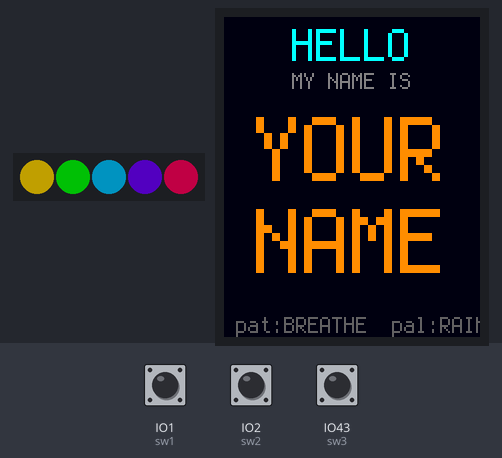
The program below on a simulated ESP32 board running CircuitPython. Parts: 5 RGB LEDs in strip order, left to right, 128×160 colour display. The inputs (shaded band) are chosen by the test bench; at power-on: IO43 (sw3) HIGH, IO1 (sw1) HIGH, IO2 (sw2) HIGH. Dim RGB values are drawn brighter than linear; random numbers come from a fixed seed; what the program prints to the serial console is not drawn.

Above: at 1.2 s.
1.3 s: IO43 (sw3) pulled LOW for 0.15 s
At 2.6 s:
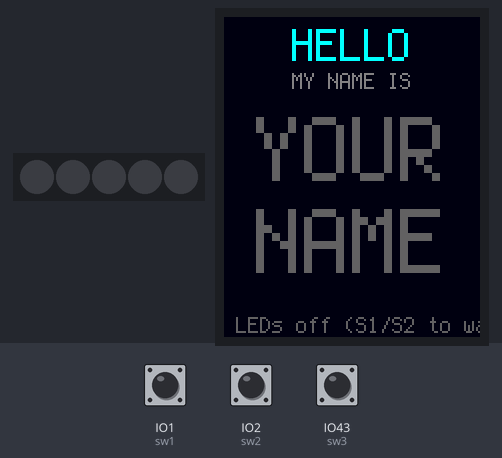
2.9 s: IO1 (sw1) pulled LOW for 0.15 s
At 3.19 s:
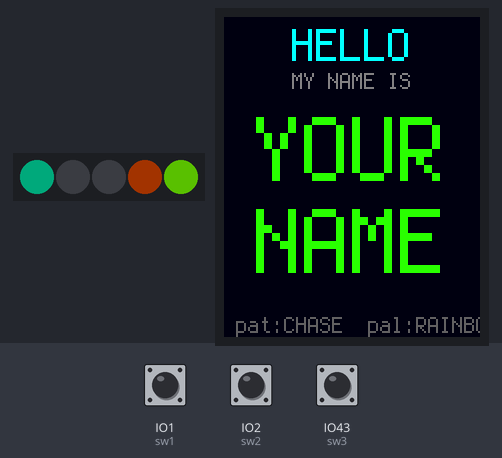
3.6 s: IO2 (sw2) pulled LOW for 0.15 s
At 4.07 s:
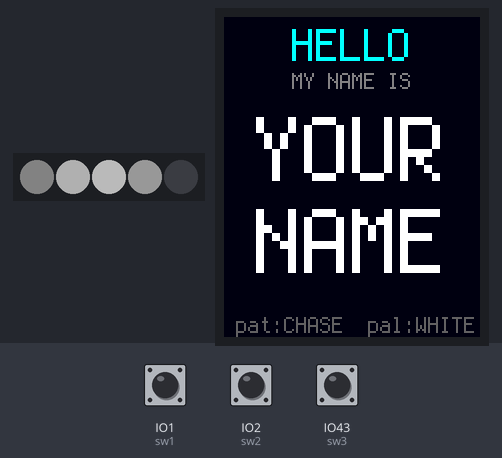
4.3 s: IO1 (sw1) pulled LOW for 1 s
At 4.87 s:
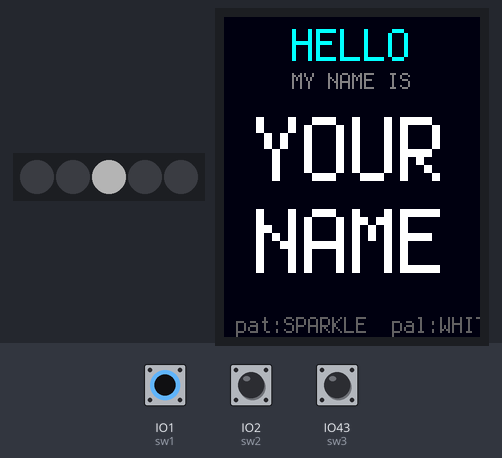
5.9 s: IO2 (sw2) pulled LOW for 1 s
At 6.41 s:
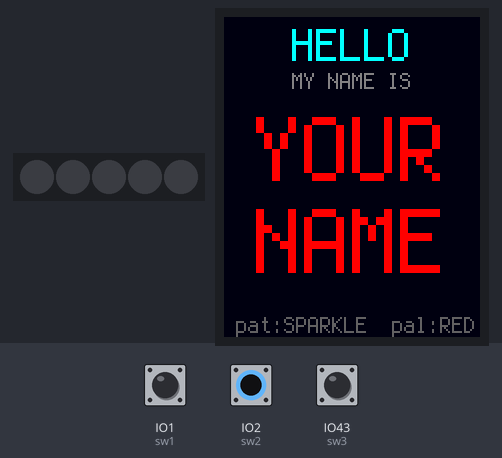
7.5 s: IO2 (sw2) pulled LOW for 0.15 s
At 7.89 s:
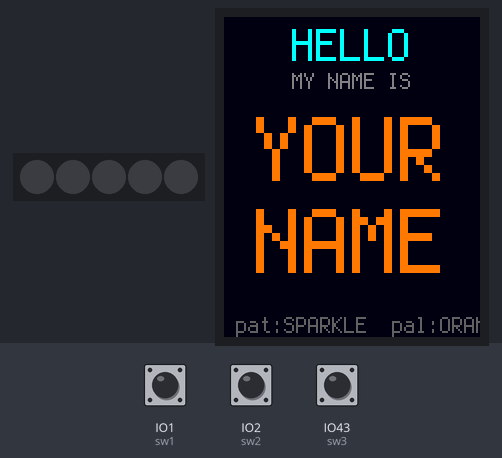
Timing chart, 0 to 9.2 s (numbered marks = the images above; inputs shaded):
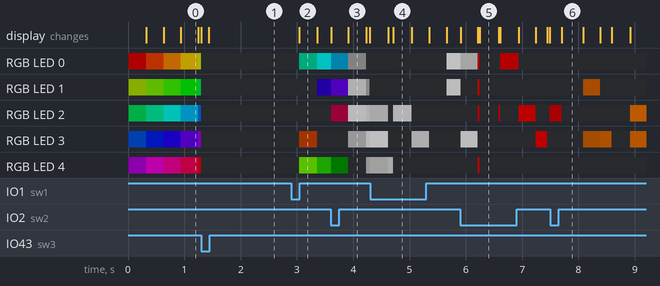

The program:

code.py
```python
"""
code_Nameplate.py -- Carolina Code Conference sample
=====================================================
Personalizable conference nameplate: big name on the display,
animated LED patterns on the 5 NeoPixels, palette color that also
recolors your on-screen name.

Edit the two lines below with your name, save the file, and
CircuitPython auto-reloads.

Controls
--------
  SW1 (IO1)   -- cycle LED pattern    (SOLID / BREATHE / CHASE / SPARKLE / WAVE)
  SW2 (IO2)   -- cycle color palette  (RAINBOW / WHITE / RED / ORANGE /
                                       YELLOW / GREEN / CYAN / BLUE /
                                       PURPLE / PINK)
  SW3 (IO43)  -- LEDs off             (SW1 or SW2 turns them back on)

Long names auto-scale down so they still fit the display.
"""
import os

# ==============================================================
#   >>>  YOUR NAME  <<<
#   Edit these two strings, save the file, and the display and
#   LEDs will update automatically. Uppercase looks best.
# ==============================================================


FIRST_NAME = os.getenv("FIRST_NAME", "YOUR")
LAST_NAME  = os.getenv("LAST_NAME", "NAME")
# ==============================================================


import time
import math
import random
import board
import busio
import digitalio
import displayio
import fourwire
import neopixel
import terminalio
import bitmaptools
import adafruit_st7735r
from adafruit_display_text import label


# ------------------------------------------------------------------
# Hardware setup
# ------------------------------------------------------------------
pixels = neopixel.NeoPixel(board.IO4, 5, brightness=0.35, auto_write=False)
pixels.fill((0, 0, 0)); pixels.show()

sw1 = digitalio.DigitalInOut(board.IO1);  sw1.switch_to_input(pull=digitalio.Pull.UP)
sw2 = digitalio.DigitalInOut(board.IO2);  sw2.switch_to_input(pull=digitalio.Pull.UP)
sw3 = digitalio.DigitalInOut(board.IO43); sw3.switch_to_input(pull=digitalio.Pull.UP)

font_cs = digitalio.DigitalInOut(board.IO9)
font_cs.direction = digitalio.Direction.OUTPUT
font_cs.value = True

bl = digitalio.DigitalInOut(board.IO5)
bl.direction = digitalio.Direction.OUTPUT
bl.value = False

displayio.release_displays()
spi = busio.SPI(clock=board.IO12, MOSI=board.IO11)
display_bus = fourwire.FourWire(
    spi, command=board.IO6, chip_select=board.IO10, reset=board.IO7,
    baudrate=8_000_000,
)
display = adafruit_st7735r.ST7735R(
    display_bus, width=128, height=160, rotation=0, bgr=True, auto_refresh=False,
)


# ------------------------------------------------------------------
# Color helpers
# ------------------------------------------------------------------
def hsv_to_rgb(h, s, v):
    if s == 0.0:
        c = int(v * 255)
        return (c, c, c)
    h6 = h * 6.0
    i  = int(h6) % 6
    f  = h6 - int(h6)
    p  = v * (1.0 - s)
    q  = v * (1.0 - s * f)
    t  = v * (1.0 - s * (1.0 - f))
    if i == 0: return (int(v*255), int(t*255), int(p*255))
    if i == 1: return (int(q*255), int(v*255), int(p*255))
    if i == 2: return (int(p*255), int(v*255), int(t*255))
    if i == 3: return (int(p*255), int(q*255), int(v*255))
    if i == 4: return (int(t*255), int(p*255), int(v*255))
    return         (int(v*255), int(p*255), int(q*255))


def rgb_to_hex(rgb):
    return (rgb[0] << 16) | (rgb[1] << 8) | rgb[2]


def scale_rgb(rgb, b):
    b = 0.0 if b < 0.0 else (1.0 if b > 1.0 else b)
    return (int(rgb[0] * b), int(rgb[1] * b), int(rgb[2] * b))


# ------------------------------------------------------------------
# Palettes and patterns
# ------------------------------------------------------------------
# Palette 0 is RAINBOW -- special-cased everywhere it's used.
PALETTES = [
    ("RAINBOW", None),
    ("WHITE",   (255, 255, 255)),
    ("RED",     (255,   0,   0)),
    ("ORANGE",  (255, 120,   0)),
    ("YELLOW",  (255, 220,   0)),
    ("GREEN",   (  0, 255,   0)),
    ("CYAN",    (  0, 200, 255)),
    ("BLUE",    ( 30,  60, 255)),
    ("PURPLE",  (180,   0, 255)),
    ("PINK",    (255,  50, 150)),
]

PATTERNS = ("SOLID", "BREATHE", "CHASE", "SPARKLE", "WAVE")


def palette_color(pal_idx, pixel_i, t):
    """Base RGB for a given pixel in a given palette at time t."""
    if pal_idx == 0:                           # RAINBOW
        hue = ((pixel_i / 5.0) + t * 0.15) % 1.0
        return hsv_to_rgb(hue, 1.0, 1.0)
    return PALETTES[pal_idx][1]


def display_color(pal_idx, t):
    """Single RGB for on-screen text tinted with the palette."""
    if pal_idx == 0:
        return hsv_to_rgb((t * 0.10) % 1.0, 1.0, 1.0)
    return PALETTES[pal_idx][1]


def render_pattern(pattern, pal_idx, t):
    """Return a list of 5 (r, g, b) tuples for the strip at time t."""
    out = [(0, 0, 0)] * 5

    if pattern == "SOLID":
        for i in range(5):
            out[i] = palette_color(pal_idx, i, t)

    elif pattern == "BREATHE":
        b = 0.15 + 0.85 * ((math.sin(t * 2.2) + 1) / 2)
        for i in range(5):
            out[i] = scale_rgb(palette_color(pal_idx, i, t), b)

    elif pattern == "CHASE":
        pos = (t * 3.0) % 5.0
        for i in range(5):
            # distance from the moving "head" -- soft tail
            d = min(abs(i - pos), abs(i - pos - 5), abs(i - pos + 5))
            b = max(0.0, 1.0 - d * 0.55)
            out[i] = scale_rgb(palette_color(pal_idx, i, t), b)

    elif pattern == "SPARKLE":
        for i in range(5):
            if random.random() < 0.25:
                b = random.uniform(0.4, 1.0)
                out[i] = scale_rgb(palette_color(pal_idx, i, t), b)
            # else leave black

    elif pattern == "WAVE":
        for i in range(5):
            phase = t * 3.0 - i * 0.6
            b = 0.15 + 0.85 * ((math.sin(phase) + 1) / 2)
            out[i] = scale_rgb(palette_color(pal_idx, i, t), b)

    return out


# ------------------------------------------------------------------
# Display scene
# ------------------------------------------------------------------
def choose_scale(text, max_px=124):
    """Biggest scale (4..1) that keeps the text within max_px."""
    for s in (4, 3, 2, 1):
        if len(text) * 6 * s <= max_px:
            return s
    return 1


scene = displayio.Group()

# Background: dark blue
bg = displayio.Bitmap(128, 160, 1)
bg_pal = displayio.Palette(1); bg_pal[0] = 0x000010
scene.append(displayio.TileGrid(bg, pixel_shader=bg_pal))

# "HELLO" banner
hello = label.Label(terminalio.FONT, text="HELLO", scale=2, color=0x00FFFF)
hello.anchor_point = (0.5, 0.5)
hello.anchored_position = (64, 14)
scene.append(hello)

# "MY NAME IS"
subtitle = label.Label(terminalio.FONT, text="MY NAME IS", color=0x808080)
subtitle.anchor_point = (0.5, 0.5)
subtitle.anchored_position = (64, 32)
scene.append(subtitle)

# First name -- auto-scaled
first_lbl = label.Label(terminalio.FONT, text=FIRST_NAME,
                        scale=choose_scale(FIRST_NAME), color=0xFFFFFF)
first_lbl.anchor_point = (0.5, 0.5)
first_lbl.anchored_position = (64, 66)
scene.append(first_lbl)

# Last name -- auto-scaled
last_lbl = label.Label(terminalio.FONT, text=LAST_NAME,
                       scale=choose_scale(LAST_NAME), color=0xFFFFFF)
last_lbl.anchor_point = (0.5, 0.5)
last_lbl.anchored_position = (64, 112)
scene.append(last_lbl)

# Status footer (pattern / palette / on-off)
status_lbl = label.Label(terminalio.FONT, text="", color=0x606060, x=6, y=154)
scene.append(status_lbl)

display.root_group = scene


# ------------------------------------------------------------------
# State
# ------------------------------------------------------------------
pattern_idx = 1   # BREATHE -- gentle default
palette_idx = 0   # RAINBOW
leds_on     = True

sw1_prev = True
sw2_prev = True
sw3_prev = True


def update_status():
    if leds_on:
        status_lbl.text = "pat:%s  pal:%s" % (
            PATTERNS[pattern_idx], PALETTES[palette_idx][0])
    else:
        status_lbl.text = "LEDs off (S1/S2 to wake)"


# ------------------------------------------------------------------
# Boot
# ------------------------------------------------------------------
update_status()
display.refresh()
bl.value = True

print("Nameplate for %s %s" % (FIRST_NAME, LAST_NAME))
print("  first-name scale=%d, last-name scale=%d"
      % (choose_scale(FIRST_NAME), choose_scale(LAST_NAME)))


# ------------------------------------------------------------------
# Main loop
# ------------------------------------------------------------------
last_display_refresh = 0.0

while True:
    v1, v2, v3 = sw1.value, sw2.value, sw3.value
    pressed_sw1 = (not v1) and sw1_prev
    pressed_sw2 = (not v2) and sw2_prev
    pressed_sw3 = (not v3) and sw3_prev
    sw1_prev, sw2_prev, sw3_prev = v1, v2, v3

    if pressed_sw1:
        pattern_idx = (pattern_idx + 1) % len(PATTERNS)
        leds_on = True
        print("pattern:", PATTERNS[pattern_idx])
        time.sleep(0.12)

    if pressed_sw2:
        palette_idx = (palette_idx + 1) % len(PALETTES)
        leds_on = True
        print("palette:", PALETTES[palette_idx][0])
        time.sleep(0.12)

    if pressed_sw3:
        leds_on = False
        print("LEDs off")
        pixels.fill((0, 0, 0)); pixels.show()
        time.sleep(0.12)

    t = time.monotonic()

    # LEDs
    if leds_on:
        rgb_list = render_pattern(PATTERNS[pattern_idx], palette_idx, t)
        for i in range(5):
            pixels[i] = rgb_list[i]
        pixels.show()

    # Display -- throttle to ~10 Hz
    if t - last_display_refresh > 0.1:
        tint = rgb_to_hex(display_color(palette_idx, t)) if leds_on else 0x606060
        first_lbl.color = tint
        last_lbl.color  = tint
        update_status()
        display.refresh()
        last_display_refresh = t

    time.sleep(0.02)
```

Measured:
- after the input at 2.9 s, RGB LED 0: off → RGB(0, 44, 32) after 0.14 s, → RGB(0, 88, 88) 0.32 s later; RGB LED 1: off → RGB(8, 0, 40) after 0.46 s; RGB LED 3: off → RGB(35, 11, 0) after 0.14 s, → off 0.32 s later; RGB LED 4: off → RGB(39, 84, 0) after 0.14 s, → RGB(7, 39, 0) 0.32 s later; the display: changes after 0.14 s (image 2)
